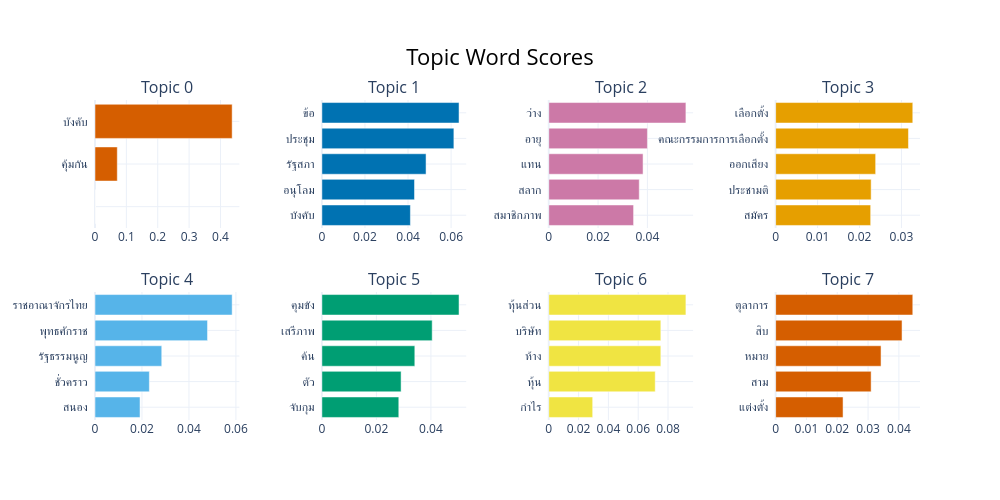

The cell this chart's notebook holds for it:
### Code cell
# Visualize the top words per topic as a bar chart (BERTopic natively supports Plotly)
fig = topic_model.visualize_barchart(top_n_topics=8)
fig

### Figure 1 — Plotly figure (JSON) as saved in the notebook; plotly's stock layout.template omitted (floating-point values rounded to 4 significant figures)
{"data": [{"marker": {"color": "#D55E00"}, "orientation": "h", "type": "bar", "x": [1e-05, 1e-05, 1e-05, 0.07106, 0.4372], "xaxis": "x", "y": ["  ", "  ", "  ", "คุ้มกัน  ", "บังคับ  "], "yaxis": "y"}, {"marker": {"color": "#0072B2"}, "orientation": "h", "type": "bar", "x": [0.0411, 0.04301, 0.04837, 0.06129, 0.06368], "xaxis": "x2", "y": ["บังคับ  ", "อนุโลม  ", "รัฐสภา  ", "ประชุม  ", "ข้อ  "], "yaxis": "y2"}, {"marker": {"color": "#CC79A7"}, "orientation": "h", "type": "bar", "x": [0.0344, 0.0367, 0.03825, 0.04001, 0.05562], "xaxis": "x3", "y": ["สมาชิกภาพ  ", "สลาก  ", "แทน  ", "อายุ  ", "ว่าง  "], "yaxis": "y3"}, {"marker": {"color": "#E69F00"}, "orientation": "h", "type": "bar", "x": [0.02266, 0.02277, 0.02385, 0.03167, 0.0327], "xaxis": "x4", "y": ["สมัคร  ", "ประชามติ  ", "ออกเสียง  ", "คณะกรรมการการเลือกตั้ง  ", "เลือกตั้ง  "], "yaxis": "y4"}, {"marker": {"color": "#56B4E9"}, "orientation": "h", "type": "bar", "x": [0.01917, 0.02314, 0.02842, 0.04791, 0.05839], "xaxis": "x5", "y": ["สนอง  ", "ชั่วคราว  ", "รัฐธรรมนูญ  ", "พุทธศักราช  ", "ราชอาณาจักรไทย  "], "yaxis": "y5"}, {"marker": {"color": "#009E73"}, "orientation": "h", "type": "bar", "x": [0.02821, 0.02906, 0.03409, 0.04046, 0.05031], "xaxis": "x6", "y": ["จับกุม  ", "ตัว  ", "ค้น  ", "เสรีภาพ  ", "คุมขัง  "], "yaxis": "y6"}, {"marker": {"color": "#F0E442"}, "orientation": "h", "type": "bar", "x": [0.02947, 0.07142, 0.07518, 0.07518, 0.09199], "xaxis": "x7", "y": ["กำไร  ", "หุ้น  ", "ห้าง  ", "บริษัท  ", "หุ้นส่วน  "], "yaxis": "y7"}, {"marker": {"color": "#D55E00"}, "orientation": "h", "type": "bar", "x": [0.02188, 0.03099, 0.03421, 0.04103, 0.04451], "xaxis": "x8", "y": ["แต่งตั้ง  ", "สาม  ", "หมาย  ", "สิบ  ", "ตุลาการ  "], "yaxis": "y8"}], "layout": {"annotations": [{"font": {"size": 16}, "showarrow": false, "text": "Topic 0", "x": 0.0875, "xanchor": "center", "xref": "paper", "y": 1, "yanchor": "bottom", "yref": "paper"}, {"font": {"size": 16}, "showarrow": false, "text": "Topic 1", "x": 0.3625, "xanchor": "center", "xref": "paper", "y": 1, "yanchor": "bottom", "yref": "paper"}, {"font": {"size": 16}, "showarrow": false, "text": "Topic 2", "x": 0.6375, "xanchor": "center", "xref": "paper", "y": 1, "yanchor": "bottom", "yref": "paper"}, {"font": {"size": 16}, "showarrow": false, "text": "Topic 3", "x": 0.9125, "xanchor": "center", "xref": "paper", "y": 1, "yanchor": "bottom", "yref": "paper"}, {"font": {"size": 16}, "showarrow": false, "text": "Topic 4", "x": 0.0875, "xanchor": "center", "xref": "paper", "y": 0.4, "yanchor": "bottom", "yref": "paper"}, {"font": {"size": 16}, "showarrow": false, "text": "Topic 5", "x": 0.3625, "xanchor": "center", "xref": "paper", "y": 0.4, "yanchor": "bottom", "yref": "paper"}, {"font": {"size": 16}, "showarrow": false, "text": "Topic 6", "x": 0.6375, "xanchor": "center", "xref": "paper", "y": 0.4, "yanchor": "bottom", "yref": "paper"}, {"font": {"size": 16}, "showarrow": false, "text": "Topic 7", "x": 0.9125, "xanchor": "center", "xref": "paper", "y": 0.4, "yanchor": "bottom", "yref": "paper"}], "height": 500, "hoverlabel": {"bgcolor": "white", "font": {"family": "Rockwell", "size": 16}}, "showlegend": false, "title": {"font": {"color": "Black", "size": 22}, "text": "Topic Word Scores", "x": 0.5, "xanchor": "center", "yanchor": "top"}, "width": 1000, "xaxis": {"anchor": "y", "domain": [0, 0.175], "showgrid": true}, "xaxis2": {"anchor": "y2", "domain": [0.275, 0.45], "showgrid": true}, "xaxis3": {"anchor": "y3", "domain": [0.55, 0.725], "showgrid": true}, "xaxis4": {"anchor": "y4", "domain": [0.825, 1], "showgrid": true}, "xaxis5": {"anchor": "y5", "domain": [0, 0.175], "showgrid": true}, "xaxis6": {"anchor": "y6", "domain": [0.275, 0.45], "showgrid": true}, "xaxis7": {"anchor": "y7", "domain": [0.55, 0.725], "showgrid": true}, "xaxis8": {"anchor": "y8", "domain": [0.825, 1], "showgrid": true}, "yaxis": {"anchor": "x", "domain": [0.6, 1], "showgrid": true}, "yaxis2": {"anchor": "x2", "domain": [0.6, 1], "showgrid": true}, "yaxis3": {"anchor": "x3", "domain": [0.6, 1], "showgrid": true}, "yaxis4": {"anchor": "x4", "domain": [0.6, 1], "showgrid": true}, "yaxis5": {"anchor": "x5", "domain": [0, 0.4], "showgrid": true}, "yaxis6": {"anchor": "x6", "domain": [0, 0.4], "showgrid": true}, "yaxis7": {"anchor": "x7", "domain": [0, 0.4], "showgrid": true}, "yaxis8": {"anchor": "x8", "domain": [0, 0.4], "showgrid": true}}}
